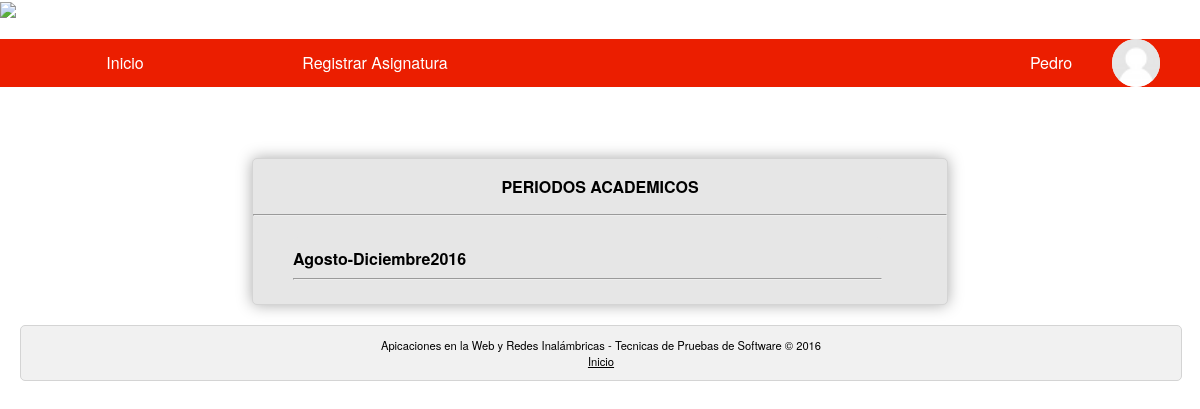
The page /home.php (signed in) on the database its author committed.
### tables this page shows
CREATE TABLE IF NOT EXISTS `usuarios` (
  `Documento` int(11) NOT NULL,
  `Id_Tipo` int(11) NOT NULL,
  `Nombres` varchar(50) NOT NULL,
  `Apellidos` varchar(50) NOT NULL,
  `Correo` varchar(50) NOT NULL,
  `Codigo` int(10) NOT NULL,
  `Contrasena` varchar(50) NOT NULL,
  `Activo` int(11) NOT NULL,
  `Foto` varchar(200) NOT NULL
);

CREATE TABLE IF NOT EXISTS `usuarios_asignaturas` (
  `Documento` int(11) NOT NULL,
  `Id_Asignatura` varchar(10) NOT NULL,
  `Ano` int(5) NOT NULL,
  `Periodo` int(3) NOT NULL,
  `Grupo` int(3) NOT NULL
);

### php/Conexion/UsuariosBD.php (called while the page is built, shortened)
<?php
require_once '/../modelo/Usuarios.php';
class UsuariosBD
{
        public function consultarUsuario($id){
            $usuario=null;
	    $conexion=new Conexion();
            $sql= "select * from usuarios where Documento=:id";
            $statement= $conexion->prepare($sql);
            $statement-> bindParam(":id",$id);
            $statement->execute();
            while ($result =$statement->fetchAll()){
                $documento= $result[0]['Documento'];
                $tipo = $result[0]['Id_Tipo'];
                $nombre= $result[0]['Nombres'];
                $apellido= $result[0]['Apellidos'];
                $correo= $result[0]['Correo'];
                $codigo=$result[0]['Codigo'];
                $pass= $result[0]['Contrasena'];
                $activo= $result[0]['Activo'];
                $foto= $result[0]['Foto'];
                $usuario=new Usuarios($documento, $tipo, $nombre, $apellido, $correo, $codigo, $pass, $activo,$foto);
                break;
            }
            return $usuario;
        }
}
?>

### php/Modelo/Usuarios.php (called while the page is built, shortened)
<?php
class Usuarios {
    private $Nombres;
    private $foto;
    function getFoto() {
        return $this->foto;
    }
    function __construct($Documento, $Id_Tipo, $Nombres, $Apellidos, $Correo, $Codigo, $Contrasena, $Activo, $foto) {
        $this->Nombres = $Nombres;
        $this->foto = $foto;
    }
    public function getNombres() {
        return $this->Nombres;
    }
}
?>

### php/Conexion/Usuarios_AsignaturasBD.php (called while the page is built, shortened)
<?php
include_once '/../modelo/Usuarios_Asignaturas.php';
class Usuarios_AsignaturasBD
{
        public function consultarUsuariosAsignaturasId($id){
            $usuasig=array();
	    $conexion=new Conexion();
            $sql= "select * from Usuarios_Asignaturas where Documento=:id order by Ano desc, Periodo desc";
            $statement= $conexion->prepare($sql);
            $statement-> bindParam(":id",$id);
            $statement->execute();
            $result =$statement->fetchAll();
            for ($i = 0; $i < count($result); $i++) {
                $id_asig=$result[$i]['Id_Asignatura'];
                $year=$result[$i]['Ano'];
                $periodo=$result[$i]['Periodo'];
                $grupo=$result[$i]['Grupo'];
                $usuario_asg=new Usuarios_Asignaturas($id, $id_asig, $year, $periodo, $grupo);
                array_push($usuasig, $usuario_asg);
            }
            return $usuasig;
        }
}
?>

### php/Modelo/Usuarios_Asignaturas.php (called while the page is built, shortened)
<?php
class Usuarios_Asignaturas {
    private $year;
    private $Periodo;
    public function Usuarios_Asignaturas($Documento, $Id_Asignaturas, $year, $Periodo, $Grupo) {
        $this->year = $year;
        $this->Periodo = $Periodo;
    }
    public function getYear() {
        return $this->year;
    }
    public function getPeriodo() {
        return $this->Periodo;
    }
}
?>

### home.php (the view, shortened to what this page needs)
<!DOCTYPE html>
<html>
<head>
	<link rel="stylesheet" type="text/css" href="css/estilo.css">
</head>
<body>
	<header>
		<?php include "php/cabecera_usuario.php"; ?>
	</header>
	<div id="cuerpo">
		<section>
			<div id="periodos">
				<center><p><b>PERIODOS ACADEMICOS</b></p></center><hr></hr>
				<ul id="periodos_academicos">
					<?php
            include_once './php/Conexion/Usuarios_AsignaturasBD.php';
            include_once './php/Modelo/Usuarios_Asignaturas.php';
            $Documento = $_SESSION["user_id"];
            $ubd = new Usuarios_AsignaturasBD();
            $usuasig = $ubd->consultarUsuariosAsignaturasId($Documento);
            $perido_year="";
            for ($i = 0; $i < count($usuasig); $i++) {
              if ($perido_year!=$usuasig[$i]->getYear().$usuasig[$i]->getPeriodo()) {
                $perido_year=$usuasig[$i]->getYear().$usuasig[$i]->getPeriodo();
                if ($usuasig[$i]->getPeriodo() == 2) {
                  echo
                    '<label for="spoiler' . $usuasig[$i]->getYear() . $usuasig[$i]->getPeriodo() . '"><b>Agosto-Diciembre' . $usuasig[$i]->getYear() . '</b><hr></hr></label>';
                }
                            }
            }
          ?>
		</section>
	</div>
	<div id="pie">
		<footer>
			<p>Apicaciones en la Web y Redes Inalámbricas - Tecnicas de Pruebas de Software &copy; 2016<br>
			<a href="home.php">Inicio</a></p>
		</footer>
	</div>
</body>
</html>

### php/cabecera_usuario.php (shortened to what this page needs)
<?php
	include_once './php/Conexion/UsuariosBD.php';
    include_once './php/Modelo/Usuarios.php';
    $Documento = $_SESSION["user_id"];
    $ubd = new UsuariosBD();
    $user = $ubd->consultarUsuario($Documento);
    $nombre=$user->getNombres();
    $foto=$user->getFoto();
?>
<div id="cabecera">
			<a href="http://www.univalle.edu.co"><img src="images/LogoUnivalle.png"></a>
			<nav>
				<ul class="menu">
					<li><a href="home.php">Inicio</a></li>
					<?php if($_SESSION['tipo_user'] == 2):?>
					<li><a href="docente_registrar_asignatura.php">Registrar Asignatura</a></li>
					<?php endif; ?>
					<?php
					$perfil=substr($foto, 6, strlen($foto));
					echo '<li id="usuario" ><a href="#">'.$nombre.'<img id="perfil" src="'.$perfil.'"></a>';
					?>
					</li>
				</ul>
			</nav>
		</div>

### css/estilo.css (style rules this page uses)
a { color: #000000; }
body { font: 100%; font-family: "Helvetica Neue", Helvetica, Arial, sans-serif; margin-left: 20px; margin-right: 20px; padding-top: 125px; background-color: #FFFFFF; }
header { width: 100%; left: 0; top: 0; position: fixed; background-color: #FFFFFF; }
#usuario { float: right; }
nav ul { list-style: none; padding: 0; }
nav li { text-align: center; line-height: 3rem; position: relative; width: 250px; }
nav a { color: #fff; display: block; padding: 0 2.5em; text-decoration: none; transition: .4s; }
.menu { background-color: #EB1E00; display: table; width: 100%; }
.menu > li { float: left; }
#cuerpo { width: 100%; text-align: justify; }
#pie { clear: both; background-color: #F1F1F1; margin-top: 20px; width: 100%; border: 1px solid #D4D4D4; border-radius: 5px; text-align: center; font-size: 70%; }
#perfil { width: 48px; height: 48px; border-radius: 100%; -webkit-border-radius: 100%; -moz-border-radius: 100%; background-color: #fff; overflow: hidden; float: right; }
#periodos { -webkit-box-shadow: 0 0 15px #aaa; border-radius: 5px; border: 1px solid #D4D4D4; margin-top: 25px; margin-left: 20%; margin-right: 20%; background-color: #E6E6E6; }
#periodos_academicos { border-radius: 5px; padding-top: 5px; background-color: #E6E6E6; }
input[id^="spoiler"] + label { border-radius: 5px; padding-top: 10px; display: block; width: 90%; background-color: #E6E6E6; cursor: pointer; }

### rows shown on the page
usuarios: Nombres "Pedro", Foto (picture)
usuarios_asignaturas: Ano "2016"
